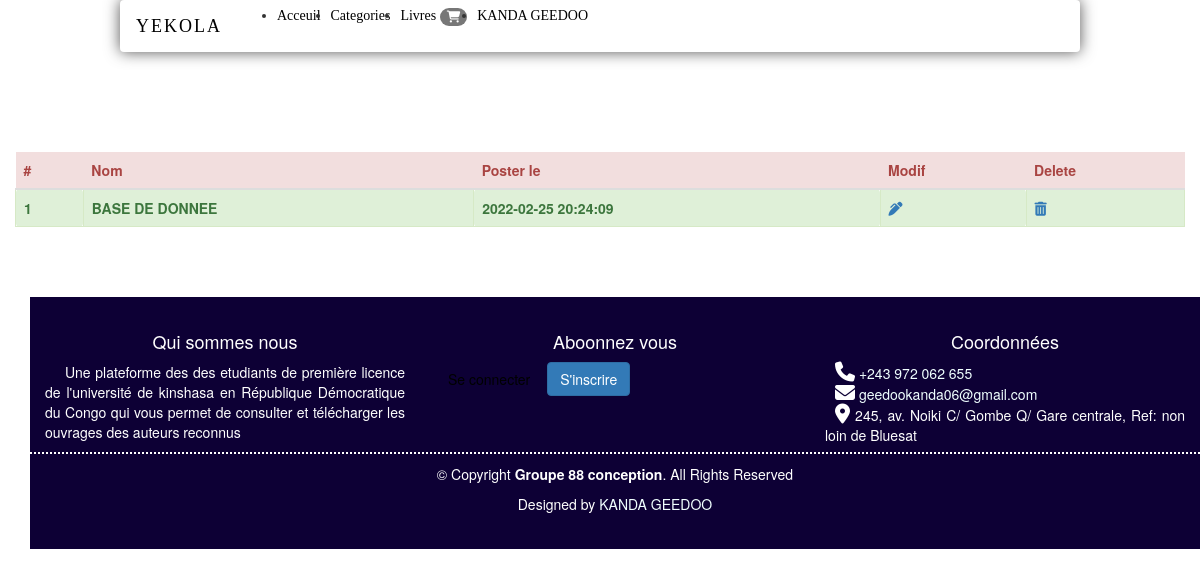
/categorieliste.php (signed in), run on the app's committed database.
### tables this page shows
CREATE TABLE `users` (
  `id` int(11) NOT NULL,
  `nom` varchar(60) NOT NULL,
  `prenom` varchar(60) NOT NULL,
  `email` varchar(100) NOT NULL,
  `password` varchar(100) NOT NULL,
  `status` int(11) NOT NULL DEFAULT 0,
  `create_at` datetime NOT NULL DEFAULT current_timestamp()
);

CREATE TABLE `categorie` (
  `id` int(11) NOT NULL,
  `categorie` varchar(60) NOT NULL,
  `create_at` datetime NOT NULL DEFAULT current_timestamp()
);

### categorieliste.php (the view, shortened to what this page needs)
<?php
include 'header.php';
?>
    <div class="container" id="corps">
        <div class="row">
            <table class="table">
                <thead>
                    <tr>
                        <th class="aler alert-danger">#</th>
                        <th class="aler alert-danger">Nom</th>
                        <th class="aler alert-danger">Poster le </th>
                        <th class="aler alert-danger">Modif</th>
                        <th class="aler alert-danger">Delete</th>
                    </tr>
                </thead>
                <tbody>
                <?php
          $req1 = $DB->query("SELECT * FROM categorie ORDER BY id DESC");
          $num = 1;
          while( $data = $req1 -> fetch()){
            ?>
                    <tr>
                        <th class="alert alert-success"><?php echo($num)?></th>
                        <th class="alert alert-success"><?php echo(strtoupper($data['categorie']))?></th>
                        <th class="alert alert-success"><?php echo($data['create_at'])?></th>
                        <th class="alert alert-success"><a href="modifcat.php?id=<?php echo($data['id'])?>"><span class="fa fa-pen-alt"></span></a></th>
                        <th class="alert alert-success"><a href="deletcategorie.php?id=<?php echo($data['id'])?>"><span class="fa fa-trash"></span></a></th>
                    </tr>
                    <?php
            $num++;
            }
        ?>
                </tbody>
            </table>
        </div>
    <?php
        include 'footer.php';
    ?>

### header.php (shortened to what this page needs)
<?php
    $host ='localhost';
    $username = 'root';
    $password = '';
    $database = 'yekola';
    $DB = new PDO('mysql:host='.$host.';dbname='.$database, $username, $password,
    array(PDO::MYSQL_ATTR_INIT_COMMAND => 'SET NAMES UTF8', PDO::ATTR_ERRMODE => PDO::ERRMODE_WARNING ));
?>
<!DOCTYPE html>
<html lang="fr">
<head>
    <link rel="stylesheet" href="css/style.css">
    <link rel="stylesheet" href="bootstrap/css/bootstrap.min.css">
    <link rel="stylesheet" href="fontawesome-free\css\all.min.css">
    <link rel="stylesheet" href="aos-master/dist/aos.css">
</head>
<body>
    <nav class="navbar navbar-expand-md fixed-top">
        <div class="container-fluid">
            <a href="index.php" class="navbar-brand">
                YEKOLA
            </a>
            <div class="collapse navbar-collapse" id="liens">
                <ul class="navbar-nav ml-auto">
                    <li class="nav-item active">
                        <a href="index.php" class="nav-link">Acceuil</a>
                    </li>
                    <li class="nav-item dropdown">
                        <a class="nav-link dropdown-toggle" href="#" id="navbardrop" data-toggle="dropdown">
                            Categories
                        </a>
                    </li>
                    <li class="nav-item dropdown">
                        <a class="nav-link dropdown-toggle" href="#" id="navbardrop" data-toggle="dropdown">
                            Livres <span class="badge badge-success"><i class="fa fa-shopping-cart"></i> <?php
                            if(!empty($_SESSION['panier'])){
                                echo(array_sum($_SESSION['panier']));
                            }?></span>
                        </a>
                    </li>
                    <?php if(isset($_SESSION['online'])){
                        ?>
                        <li class="nav-item dropdown">
                            <a class="nav-link dropdown-toggle" href="#" id="navbardrop" data-toggle="dropdown">
                            <?php
                            $veri = $_SESSION['online'];
                            $req1 = $DB->query("SELECT * FROM users WHERE email = '$veri'");
                            while( $data = $req1 -> fetch()){
                                $user = $data['nom'].' '. $data['prenom'];
                                echo(strtoupper($user));
                            }
                        ?>
                            </a>
                        </li>
                        <?php
                    }
                    ?>
                </ul>
            </div>
        </div>
    </nav>

### css/style.css (style rules this page uses)
:root { --ycolor : #1F007A; }
.navbar-expand-md { background-color: white; width: 80%; margin-left: 10%; font-family: 'Times New Roman', Times, serif; box-shadow: 0px 0px 15px rgb(85, 84, 84); }
.nav-item { margin-top: 5px; margin-bottom: 5px; margin-right: 10px; }
.nav-link { color: black; }
.navbar-brand { font-size: 100px; color: black; letter-spacing: 2px; }
#corps { margin-top: 100px; }

### data on the page
users: user "KANDA GEEDOO"
categorie: categorie "BASE DE DONNEE", create_at "2022-02-25 20:24:09"
